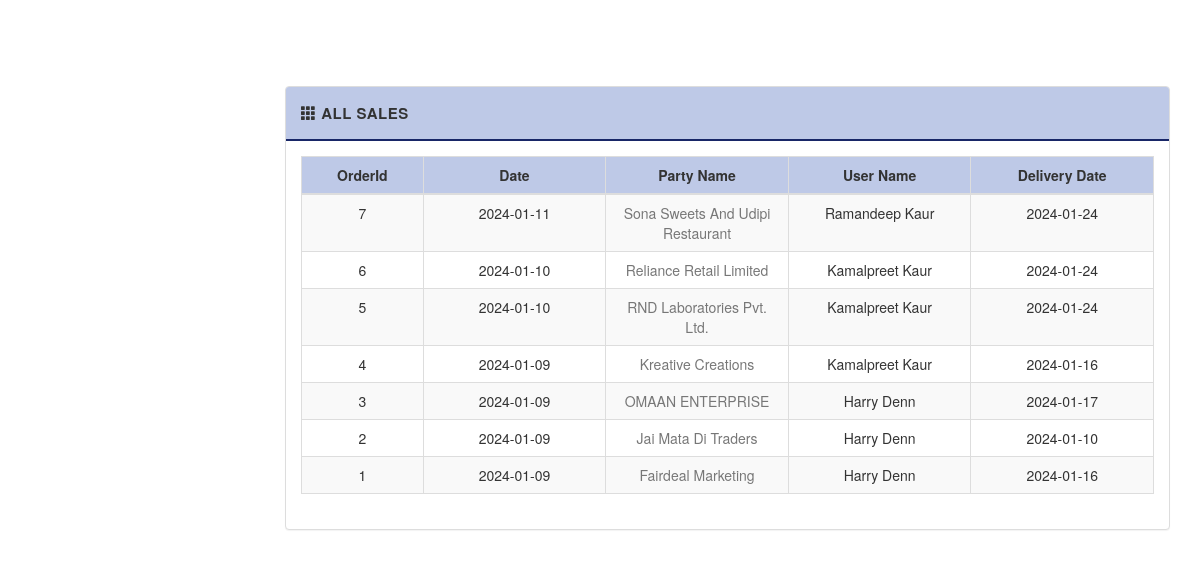
The page /sales.php on the database its author committed.
### tables this page shows
CREATE TABLE salesreport (
  SalesId int(100) NOT NULL,
  PersonId int(100) NOT NULL,
  Date date NOT NULL,
  CardCode varchar(50) NOT NULL,
  CardName varchar(100) NOT NULL,
  DeliveryDate date NOT NULL DEFAULT current_timestamp(),
  SAP_Id varchar(100) NOT NULL,
  PI varchar(100) NOT NULL
);

CREATE TABLE users (
  id int(11) UNSIGNED NOT NULL,
  name varchar(60) NOT NULL,
  username varchar(50) NOT NULL,
  password varchar(255) NOT NULL,
  user_level int(11) NOT NULL,
  last_login datetime DEFAULT NULL,
  MainGroup varchar(20) NOT NULL,
  State varchar(20) NOT NULL,
  email varchar(50) NOT NULL,
  Status int(20) NOT NULL
);

### includes/sql.php (called while the page is built, shortened)
<?php
  require_once('includes/load.php');
function find_by_sql($sql)
{
  global $db;
  $result = $db->query($sql);
  $result_set = $db->while_loop($result);
 return $result_set;
}
function find_all_sale3() {
  $sql  = "SELECT s.SalesId, u.name, s.Date,s.CardName,s.DeliveryDate";
  $sql .= " FROM salesreport s ";
  $sql .= " JOIN users u ON u.id = s.PersonId";
  $sql .= " ORDER BY s.SalesId DESC";
  return find_by_sql($sql);
}

### includes/database.php (called while the page is built, shortened)
<?php
class MySqli_DB {
    private $con;
    public $query_id;
public function db_connect()
{
  $this->con = mysqli_connect(DB_HOST,DB_USER,DB_PASS);
  if(!$this->con)
         {
           die(" Database connection failed:". mysqli_connect_error());
         } else {
           $select_db = $this->con->select_db(DB_NAME);
         }
}
public function query($sql)
   {
      if (trim($sql != "")) {
          $this->query_id = $this->con->query($sql);
      }
       return $this->query_id;
   }
public function fetch_array($statement)
{
  return mysqli_fetch_array($statement);
}
public function while_loop($loop){
   $results = array();
   while ($result = $this->fetch_array($loop)) {
      $results[] = $result;
   }
 return $results;
}
}
$db = new MySqli_DB();
?>

### includes/functions.php (called while the page is built, shortened)
<?php
function remove_junk($str){
  $str = nl2br($str);
  $str = htmlspecialchars(strip_tags($str, ENT_QUOTES));
  return $str;
}
?>

### sales.php (the view, shortened to what this page needs)
<?php
$salesreport = find_all_sale3();
?>
<?php include_once('layouts/header.php'); ?>
<div class="row">
  <div class="col-md-6">
  </div>
</div>
<div class="row">
  <div class="col-md-12">
    <div class="panel panel-default">
      <div class="panel-heading clearfix">
        <strong>
          <span class="glyphicon glyphicon-th"></span>
          <span>All Sales</span>
        </strong>
      </div>
      <div class="panel-body">
        <table class="table table-bordered table-striped">
          <thead>
            <tr>
              <th class="text-center" style="width: 10%;">OrderId</th>
              <th class="text-center" style="width: 15%;">Date </th>
              <th class="text-center" style="width: 15%;">Party Name </th>
              <th class="text-center" style="width: 15%;"> User Name </th>
              <th class="text-center" style="width: 15%;"> Delivery Date </th>
            </tr>
          </thead>
          <tbody>
          <?php foreach ($salesreport as $sale) : ?>
              <tr>
                <td class="text-center"><?php echo remove_junk($sale['SalesId']); ?></td>
                <td class="text-center"><?php echo remove_junk($sale['Date']); ?></td>
                <td class="text-center">
                  <a href="#" onclick="showPopup('<?php echo remove_junk($sale['SalesId']); ?>')">
                    <?php echo remove_junk($sale['CardName']); ?>
                  </a>
                </td>
                <td class="text-center"><?php echo remove_junk($sale['name']); ?></td>
                <td class="text-center"><?php echo remove_junk($sale['DeliveryDate']); ?></td>
              </tr>
            <?php endforeach; ?>
          </tbody>
        </table>
      </div>
    </div>
  </div>
</div>
<?php include_once('layouts/footer.php'); ?>

### layouts/header.php (shortened to what this page needs)
<!DOCTYPE html>
  <html lang="en">
    <head>
    <link rel="stylesheet" href="https://maxcdn.bootstrapcdn.com/bootstrap/3.3.4/css/bootstrap.min.css"/>
    <link rel="stylesheet" href="//cdnjs.cloudflare.com/ajax/libs/bootstrap-datepicker/1.3.0/css/datepicker3.min.css" />
    <link rel="stylesheet" href="libs/css/main.css" />
  </head>
  <body>
<div class="page">
  <div class="container-fluid">

### layouts/footer.php (shortened to what this page needs)
     </div>
    </div>
  </body>
</html>

### libs/css/main.css (style rules this page uses)
body { font-family: 'Helvetica Neue', Helvetica, Arial, sans-serif; font-weight: 400; overflow-x: hidden; overflow-y: auto; background:#fff; height: 100%; width: 100%; }
a { color: #777; text-decoration: none; }
.page { position: relative; display: block; top: 50px; left: 0; padding: 35px 15px 20px 270px; }
.panel-default >.panel-heading { background-color: #bec9e7; border-bottom: 2px solid #182667; font-size: 15px; text-transform: uppercase; letter-spacing: .5px; padding: 15px; }
table thead { background-color:#bec9e7; }

### rows shown on the page
salesreport: SalesId "7", Date "2024-01-11", CardName "Sona Sweets And Udipi Restaurant", users.name "Ramandeep Kaur", DeliveryDate "2024-01-24"
salesreport: SalesId "6", Date "2024-01-10", CardName "Reliance Retail Limited", users.name "Kamalpreet Kaur", DeliveryDate "2024-01-24"
salesreport: SalesId "5", Date "2024-01-10", CardName "RND Laboratories Pvt. Ltd.", users.name "Kamalpreet Kaur", DeliveryDate "2024-01-24"
salesreport: SalesId "4", Date "2024-01-09", CardName "Kreative Creations", users.name "Kamalpreet Kaur", DeliveryDate "2024-01-16"
salesreport: SalesId "3", Date "2024-01-09", CardName "OMAAN ENTERPRISE", users.name "Harry Denn", DeliveryDate "2024-01-17"
salesreport: SalesId "2", Date "2024-01-09", CardName "Jai Mata Di Traders", users.name "Harry Denn", DeliveryDate "2024-01-10"
salesreport: SalesId "1", Date "2024-01-09", CardName "Fairdeal Marketing", users.name "Harry Denn", DeliveryDate "2024-01-16"
